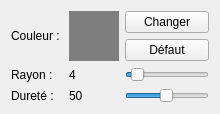
       <widget class="QWidget" name="color">
        <attribute name="title">
         <string>Couleur</string>
        </attribute>
        <layout class="QGridLayout" name="gridLayout">
         <item row="1" column="1">
          <widget class="QWidget" name="editTerrainTextureColor" native="true">
           <property name="minimumSize">
            <size>
             <width>50</width>
             <height>50</height>
            </size>
           </property>
           <property name="styleSheet">
            <string notr="true">background-color:#7f7f7f;</string>
           </property>
          </widget>
         </item>
         <item row="3" column="0">
          <widget class="QLabel" name="label_5">
           <property name="text">
            <string>Dureté :</string>
           </property>
          </widget>
         </item>
         <item row="2" column="0">
          <widget class="QLabel" name="label_4">
           <property name="text">
            <string>Rayon : </string>
           </property>
          </widget>
         </item>
         <item row="1" column="0">
          <widget class="QLabel" name="label_3">
           <property name="text">
            <string>Couleur : </string>
           </property>
          </widget>
         </item>
         <item row="3" column="2">
          <widget class="QSlider" name="editTextureColorHardness">
           <property name="minimum">
            <number>1</number>
           </property>
           <property name="maximum">
            <number>100</number>
           </property>
           <property name="value">
            <number>50</number>
           </property>
           <property name="orientation">
            <enum>Qt::Horizontal</enum>
           </property>
          </widget>
         </item>
         <item row="2" column="2">
          <widget class="QSlider" name="editTextureColorRadius">
           <property name="minimum">
            <number>1</number>
           </property>
           <property name="maximum">
            <number>40</number>
           </property>
           <property name="value">
            <number>4</number>
           </property>
           <property name="orientation">
            <enum>Qt::Horizontal</enum>
           </property>
          </widget>
         </item>
         <item row="3" column="1">
          <widget class="QLabel" name="label_6">
           <property name="text">
            <string>50</string>
           </property>
          </widget>
         </item>
         <item row="2" column="1">
          <widget class="QLabel" name="label_7">
           <property name="text">
            <string>4</string>
           </property>
          </widget>
         </item>
         <item row="1" column="2">
          <layout class="QVBoxLayout" name="verticalLayout_4">
           <item>
            <widget class="QPushButton" name="editTerrainChangeTextureColo">
             <property name="text">
              <string>Changer</string>
             </property>
            </widget>
           </item>
           <item>
            <widget class="QPushButton" name="editTerrainChangeTextureColorDefault">
             <property name="text">
              <string>Défaut</string>
             </property>
            </widget>
           </item>
          </layout>
         </item>
        </layout>
       </widget>
